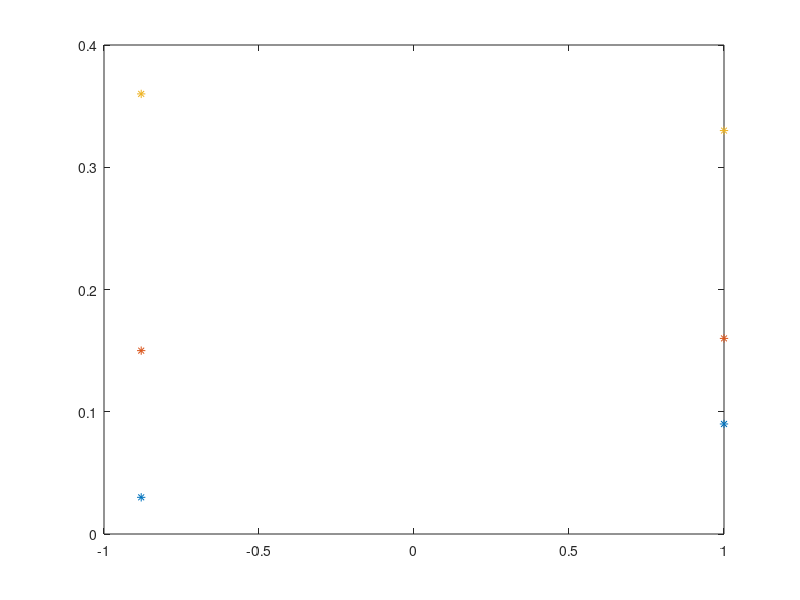

The MATLAB source for this figure:
gx = [0.003 0.03 -0.93 0.91 -0.19 -0.22];
gy = [0.004 -0.02 0.02 0.03 -0.85 0.99];
gz = [1, -0.88, 0.06, 0.19, 0.22, 0.21];


x1 = [0.09 0.03 0.02 0.02 -0.03 0.04];
y1 = [1.79 1.69 1.72 1.71 1.72 1.75];

x2 = [0.16 0.15 0.14 0.13 0.14 0.1];
y2 = [3.7 3.64 3.65 3.7 3.72 3.72];

x5 = [0.33 0.36 0.36 0.37 0.34 0.3];
y5 = [0.03 -0.06 -0.08 -0.12 -0.14 -0.12];

plot(gz(1:2), x1(1:2), '*', gz(1:2), x2(1:2), '*', gz(1:2), x5(1:2), '*');
%plot(gx, y1, '*', gy, y2, '*', gy, y5, '*');